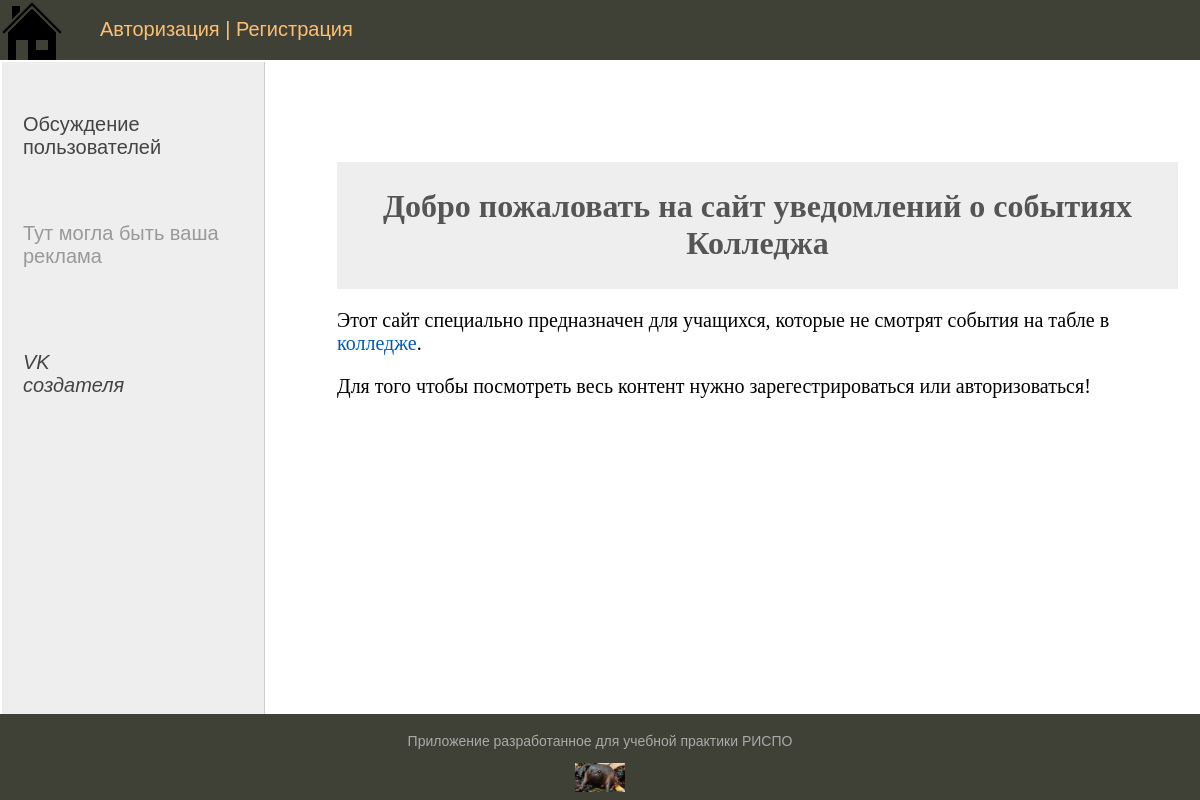
/, run on an earlier commit of the app's database.
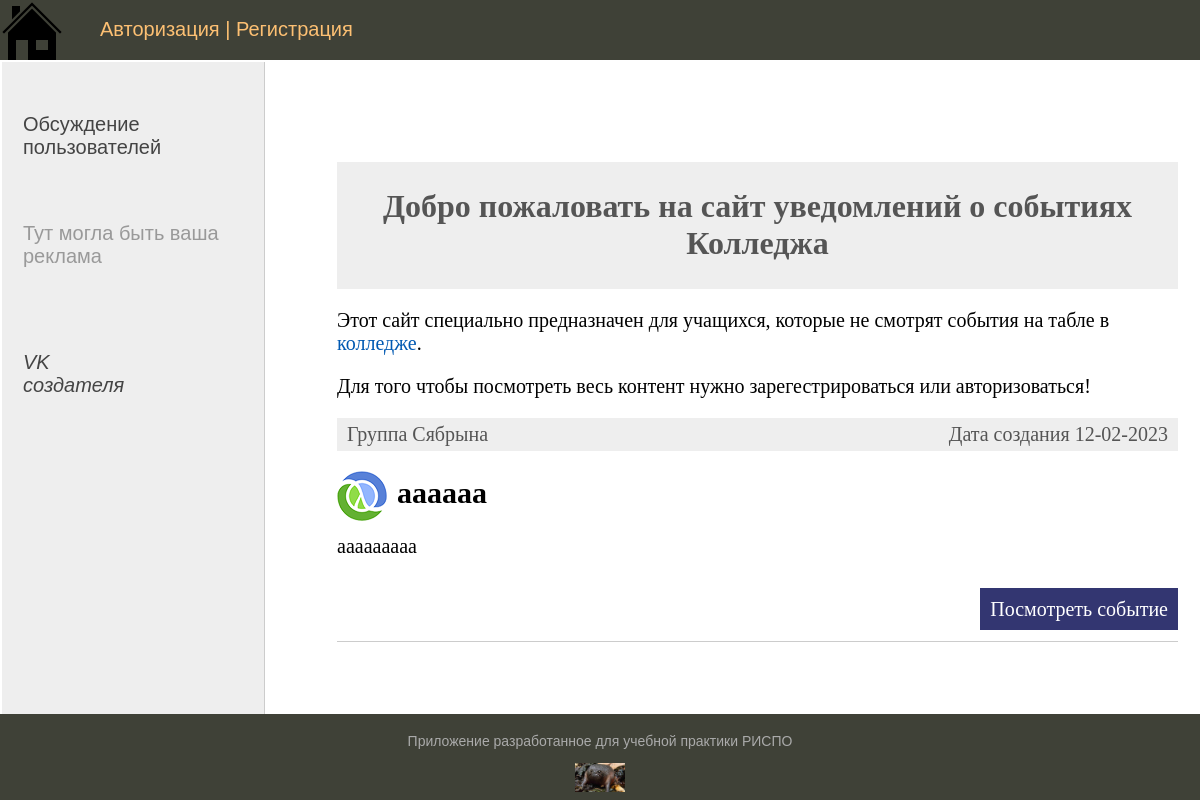
And on a later commit of the database.
### people_active/models.py (models this page shows, shortened)
class Activity(models.Model):
    title = models.CharField(max_length=30, verbose_name="Заголовок")
    slug = models.SlugField(max_length=200, unique=True, db_index=True, verbose_name="URL")
    content = models.TextField(blank=True, verbose_name="Текст", null=True)
    photo = models.ImageField(upload_to="photos/%Y/%M/%d/", verbose_name="Фото", null=True)  # записывает в раздельные папки по классификаторам
    create_date = models.DateTimeField(auto_now_add=True, verbose_name="Дата создания")
    update_date = models.DateTimeField(auto_now=True, verbose_name="дата изменения")
    is_published = models.BooleanField(default=True, verbose_name="Публикация")
    group = models.ForeignKey("Groups", on_delete=models.CASCADE, verbose_name="Группы")
    """
    Возвращает название статьи в админке и не только
    """
    """
    используется в качестве переменной в index.html
    {{ act.get_absolute_url }} --- возвращает путь
    """
    class Meta:
        verbose_name_plural = "События"
        ordering = ["-update_date", "create_date", "title"]

class Groups(models.Model):
    name = models.CharField(max_length=30, db_index=True, verbose_name="Название группы")
    slug = models.SlugField(max_length=200, unique=True, db_index=True, verbose_name="URL")
    title = models.TextField(blank=True, verbose_name="Описания группы")
    def __str__(self):
        return self.name
    class Meta:
        verbose_name_plural = "Группы"
        ordering = ["-id"]

### people_active/views.py (the view)
# urls.py: path("", HomePage.as_view(), name="home"),
class HomePage(DataMixin, ListView):
    model = Activity
    template_name = "index.html"
    context_object_name = "active"
    """Передаем контекст из меню"""
    def get_context_data(self, *, object_list=None, **kwargs):
        context = super().get_context_data(**kwargs)
        data_mixin_def = self.get_user_context(title="Главная страница")
        return context | data_mixin_def

### people_active/utils.py (called while the page is built)
    def get_user_context(self, **kwargs):
        context = kwargs
        groups = Groups.objects.all()
        user_menu = menu.copy()
        if not self.request.user.is_authenticated:
            user_menu.pop(2)
        context["menu"] = user_menu
        context["group"] = groups
        return context

### people_active/templates/index.html (shortened to what this page needs)
{% extends 'base.html' %}
{% load static %}
{% block content %}
<div class="article-panel" align="center">
    <h1>Добро пожаловать на сайт уведомлений о событиях Колледжа</h1>
</div>
<div>
    <p>
        Этот сайт специально предназначен для учащихся, которые не смотрят события на табле в <a href="http://www.bobruisk.belstu.by/" target="_blank" title="На страницу кооледжа">колледже</a>.
    </p>
    {% if not request.user.is_authenticated %}
    <p>
        Для того чтобы посмотреть весь контент нужно зарегестрироваться или авторизоваться!
    </p>
    {% endif %}
</div>
<ul class="list-articles">
    {% for act in active %}
    <li>
       <div class="article-panel">
            <p class="first">Группа {{ act.group }}</p>
            <p class="last">Дата создания {{ act.create_date|date:"d-m-Y" }} </p>
       </div>
        {% if act.photo %}
        <p>
            <img class="img-article-left" src="{{ act.photo.url }}">
        </p>
        {% endif %}
        <h2>{{ act.title }}</h2>
        <p> {{ act.content|linebreaks|truncatewords:15}} </p>
        {% if not request.user.is_authenticated %}
        <p class="link-read-post"><a href="{% url 'login' %}">Посмотреть событие</a></p>
        {% else %}
        <p class="link-read-post"><a href="{% url 'events' %}">Посмотреть событие</a></p>
        {% endif %}
    </li>
    {% endfor %}
</ul>
{% endblock content %}

What changed in the data, as far as the page shows it:
added Activity: group "Сябрына", create_date "12-02-2023", photo (picture), title "aaaaaa", content "aaaaaaaaa"
